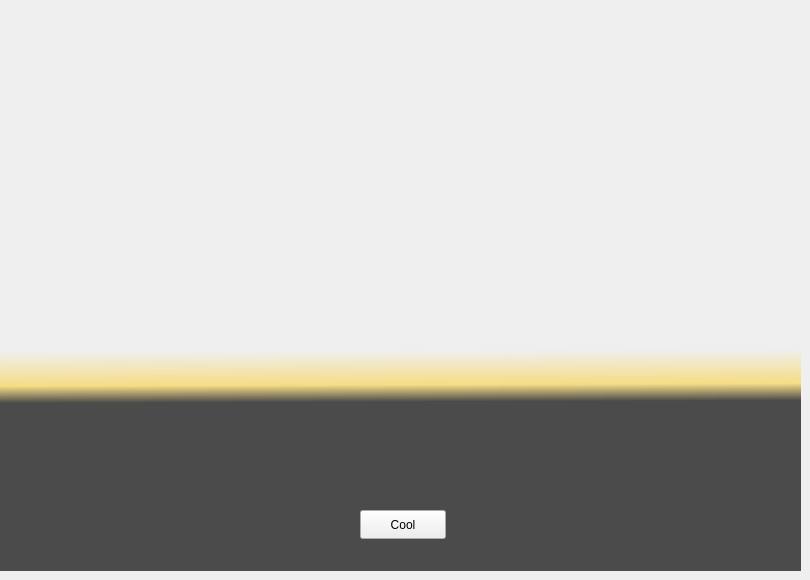
    <widget class="QWidget" name="onehand">
     <widget class="QLabel" name="label_7">
      <property name="geometry">
       <rect>
        <x>10</x>
        <y>0</y>
        <width>791</width>
        <height>571</height>
       </rect>
      </property>
      <property name="styleSheet">
       <string notr="true"/>
      </property>
      <property name="text">
       <string/>
      </property>
     </widget>
     <widget class="QWidget" name="widget_3" native="true">
      <property name="geometry">
       <rect>
        <x>0</x>
        <y>350</y>
        <width>801</width>
        <height>221</height>
       </rect>
      </property>
      <property name="styleSheet">
       <string notr="true">background:qlineargradient(spread:pad, x1:0.49291, y1:0, x2:0.499, y2:0.461091, stop:0 rgba(182, 182, 182, 0), stop:0.341232 rgba(255, 198, 8, 116), stop:0.507109 rgba(43, 43, 43, 213))</string>
      </property>
     </widget>
     <widget class="QLabel" name="labelOnPage3">
      <property name="geometry">
       <rect>
        <x>41</x>
        <y>471</y>
        <width>729</width>
        <height>20</height>
       </rect>
      </property>
      <property name="cursor">
       <cursorShape>ArrowCursor</cursorShape>
      </property>
      <property name="contextMenuPolicy">
       <enum>Qt::ContextMenuPolicy::NoContextMenu</enum>
      </property>
      <property name="acceptDrops">
       <bool>false</bool>
      </property>
      <property name="layoutDirection">
       <enum>Qt::LayoutDirection::RightToLeft</enum>
      </property>
      <property name="frameShape">
       <enum>QFrame::Shape::NoFrame</enum>
      </property>
      <property name="frameShadow">
       <enum>QFrame::Shadow::Plain</enum>
      </property>
      <property name="text">
       <string>&lt;!DOCTYPE HTML PUBLIC &quot;-//W3C//DTD HTML 4.0//EN&quot; &quot;http://www.w3.org/TR/REC-html40/strict.dtd&quot;&gt;
&lt;html&gt;&lt;head&gt;&lt;meta name=&quot;qrichtext&quot; content=&quot;1&quot; /&gt;&lt;meta charset=&quot;utf-8&quot; /&gt;&lt;style type=&quot;text/css&quot;&gt;
p, li { white-space: pre-wrap; }
hr { height: 1px; border-width: 0; }
li.unchecked::marker { content: &quot;\2610&quot;; }
li.checked::marker { content: &quot;\2612&quot;; }
&lt;/style&gt;&lt;/head&gt;&lt;body style=&quot; font-family:'Segoe UI'; font-size:9pt; font-weight:400; font-style:normal;&quot;&gt;
&lt;p style=&quot;-qt-paragraph-type:empty; margin-top:0px; margin-bottom:0px; margin-left:0px; margin-right:0px; -qt-block-indent:0; text-indent:0px;&quot;&gt;&lt;br /&gt;&lt;/p&gt;&lt;/body&gt;&lt;/html&gt;</string>
      </property>
      <property name="textFormat">
       <enum>Qt::TextFormat::AutoText</enum>
      </property>
      <property name="scaledContents">
       <bool>false</bool>
      </property>
      <property name="alignment">
       <set>Qt::AlignmentFlag::AlignCenter</set>
      </property>
      <property name="wordWrap">
       <bool>false</bool>
      </property>
      <property name="openExternalLinks">
       <bool>false</bool>
      </property>
     </widget>
     <widget class="QPushButton" name="coolButton">
      <property name="geometry">
       <rect>
        <x>360</x>
        <y>510</y>
        <width>86</width>
        <height>29</height>
       </rect>
      </property>
      <property name="cursor">
       <cursorShape>PointingHandCursor</cursorShape>
      </property>
      <property name="text">
       <string>Cool</string>
      </property>
      <property name="shortcut">
       <string>Return</string>
      </property>
     </widget>
    </widget>
